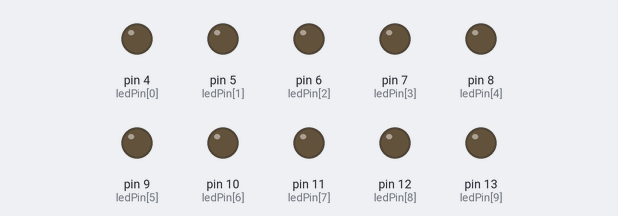
Bench run of a sketch on a simulated Arduino Uno, built with avr-gcc and run on an emulated ATmega328P. On the bench: output pins drawn as LEDs (lit = HIGH).

Above: at 0.03 s.
At 0.42 s:
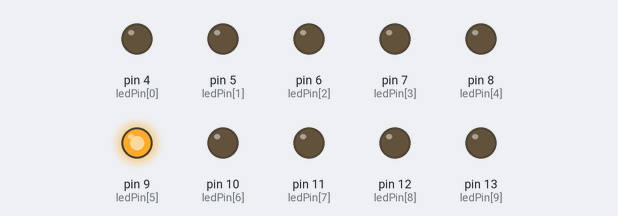
At 0.75 s:
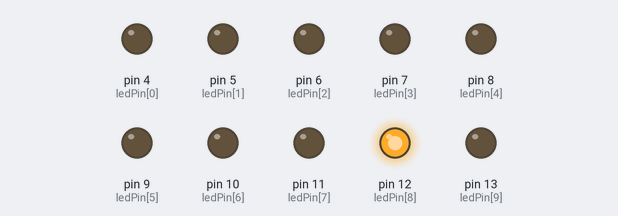
At 1.48 s:
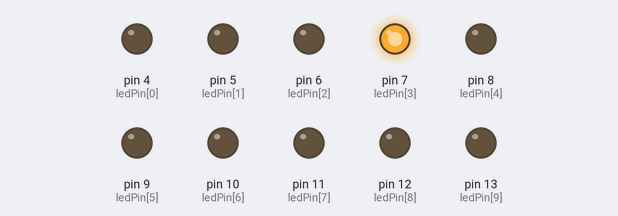
At 2.21 s:
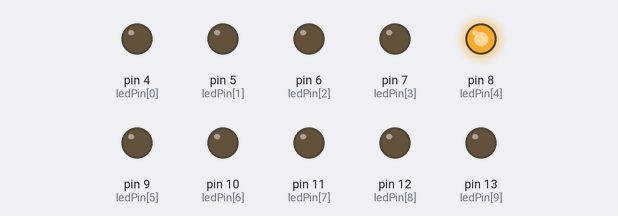
At 2.93 s:
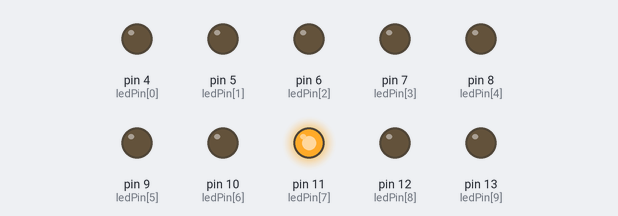
Timing chart, 0 to 3.2 s (numbered marks = the images above):
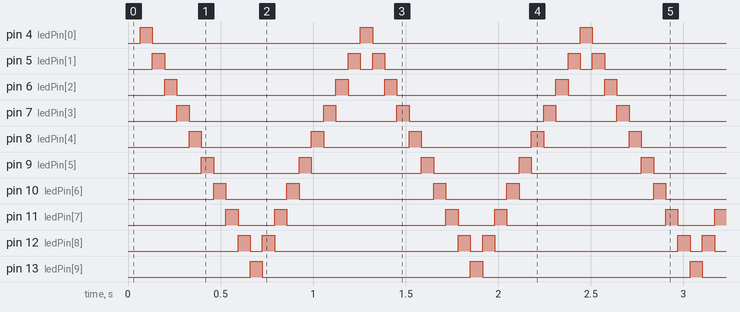

Measured:
- by itself, pin 4 (ledPin[0]), pin 13 (ledPin[9]): alternates HIGH for 0.07 s and LOW for 1.1 s
- by itself, pin 5 (ledPin[1]): repeats every 1.2 s: LOW 0.99 s, HIGH 0.07 s, LOW 0.07 s, HIGH 0.07 s
- by itself, pin 6 (ledPin[2]): repeats every 1.2 s: LOW 0.86 s, HIGH 0.07 s, LOW 0.20 s, HIGH 0.07 s
- by itself, pin 7 (ledPin[3]): repeats every 1.2 s: LOW 0.73 s, HIGH 0.07 s, LOW 0.33 s, HIGH 0.07 s
- by itself, pin 8 (ledPin[4]): repeats every 1.2 s: LOW 0.59 s, HIGH 0.07 s, LOW 0.46 s, HIGH 0.07 s
- by itself, pin 9 (ledPin[5]): repeats every 1.2 s: LOW 0.46 s, HIGH 0.07 s, LOW 0.59 s, HIGH 0.07 s
- by itself, pin 10 (ledPin[6]): repeats every 1.2 s: LOW 0.33 s, HIGH 0.07 s, LOW 0.73 s, HIGH 0.07 s
- by itself, pin 11 (ledPin[7]): repeats every 1.2 s: LOW 0.20 s, HIGH 0.07 s, LOW 0.86 s, HIGH 0.07 s

The sketch:

Chase_Effect.ino
```cpp
//Chase Effect
//10 LEDs required
byte ledPin[10] = {4, 5, 6, 7, 8, 9, 10, 11, 12, 13};
int ledDelay = 65; //time for which each independent LED is glowing
int direction = 1;
int currentLED = 0; //flow of path , directly proportional to direction
unsigned long changeTime; //long as measured in milliseconds
void setup()
{
	for(int x = 0; x < 10; x++) //Indexing approach rather than value approach
    {
    	pinMode(ledPin[x], OUTPUT);
    }
  changeTime = millis();
}
void loop()
{
  if((millis()-changeTime)>ledDelay)
  {
    changeLED();
    changeTime = millis();
  }
}
void changeLED()
{
  for(int x=0; x<10; x++)
  {
   	digitalWrite(ledPin[x], LOW);
  }
  digitalWrite(ledPin[currentLED], HIGH);
  currentLED += direction; //Current changing with respect to positive direction -->+
  if(currentLED == 9)
  {
    direction = -1; //last LED then direction is negative
  }
  if(currentLED == 0)
  {
    direction = 1; //first LED then direction is positive
  }
}
```
